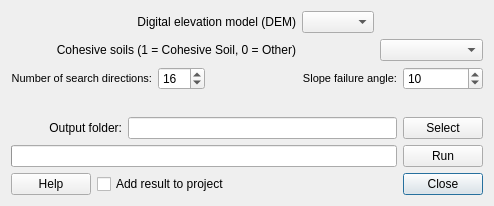
<?xml version="1.0" encoding="UTF-8"?>
<ui version="4.0">
 <class>PotentialSlopeFailureDialogBase</class>
 <widget class="QDialog" name="PotentialSlopeFailureDialogBase">
  <property name="geometry">
   <rect>
    <x>0</x>
    <y>0</y>
    <width>494</width>
    <height>206</height>
   </rect>
  </property>
  <property name="windowTitle">
   <string>Potential Slope Failure</string>
  </property>
  <layout class="QGridLayout" name="gridLayout">
   <item row="7" column="8">
    <widget class="QPushButton" name="pushButton">
     <property name="text">
      <string>Close</string>
     </property>
    </widget>
   </item>
   <item row="7" column="1" colspan="7">
    <widget class="QCheckBox" name="checkBoxIntoCanvas">
     <property name="enabled">
      <bool>true</bool>
     </property>
     <property name="text">
      <string>Add result to project</string>
     </property>
    </widget>
   </item>
   <item row="7" column="0">
    <widget class="QPushButton" name="pushButtonHelp">
     <property name="text">
      <string>Help</string>
     </property>
    </widget>
   </item>
   <item row="6" column="8">
    <widget class="QPushButton" name="runButton">
     <property name="cursor">
      <cursorShape>ArrowCursor</cursorShape>
     </property>
     <property name="text">
      <string>Run</string>
     </property>
    </widget>
   </item>
   <item row="6" column="0" colspan="8">
    <widget class="QProgressBar" name="progressBar">
     <property name="value">
      <number>0</number>
     </property>
     <property name="textVisible">
      <bool>false</bool>
     </property>
    </widget>
   </item>
   <item row="5" column="8">
    <widget class="QPushButton" name="pushButtonSave">
     <property name="text">
      <string>Select</string>
     </property>
    </widget>
   </item>
   <item row="5" column="0" colspan="2">
    <widget class="QLabel" name="label_4">
     <property name="text">
      <string>Output folder:</string>
     </property>
     <property name="alignment">
      <set>Qt::AlignRight|Qt::AlignTrailing|Qt::AlignVCenter</set>
     </property>
    </widget>
   </item>
   <item row="3" column="8">
    <widget class="QSpinBox" name="spinBoxAlt">
     <property name="enabled">
      <bool>true</bool>
     </property>
     <property name="maximum">
      <number>89</number>
     </property>
     <property name="value">
      <number>10</number>
     </property>
    </widget>
   </item>
   <item row="3" column="6" colspan="2">
    <widget class="QLabel" name="label_5">
     <property name="text">
      <string>&lt;!DOCTYPE HTML PUBLIC &quot;-//W3C//DTD HTML 4.0//EN&quot; &quot;http://www.w3.org/TR/REC-html40/strict.dtd&quot;&gt;
&lt;html&gt;&lt;head&gt;&lt;meta name=&quot;qrichtext&quot; content=&quot;1&quot; /&gt;&lt;style type=&quot;text/css&quot;&gt;
p, li { white-space: pre-wrap; }
&lt;/style&gt;&lt;/head&gt;&lt;body style=&quot; font-family:'MS Shell Dlg 2'; font-size:8pt; font-weight:400; font-style:normal;&quot;&gt;
&lt;p style=&quot; margin-top:0px; margin-bottom:0px; margin-left:0px; margin-right:0px; -qt-block-indent:0; text-indent:0px;&quot;&gt;Slope failure angle:&lt;/p&gt;&lt;/body&gt;&lt;/html&gt;</string>
     </property>
     <property name="alignment">
      <set>Qt::AlignRight|Qt::AlignTrailing|Qt::AlignVCenter</set>
     </property>
    </widget>
   </item>
   <item row="3" column="3" colspan="2">
    <widget class="QSpinBox" name="spinBoxIter">
     <property name="enabled">
      <bool>true</bool>
     </property>
     <property name="maximum">
      <number>360</number>
     </property>
     <property name="value">
      <number>16</number>
     </property>
    </widget>
   </item>
   <item row="3" column="0" colspan="3">
    <widget class="QLabel" name="label_8">
     <property name="text">
      <string>&lt;!DOCTYPE HTML PUBLIC &quot;-//W3C//DTD HTML 4.0//EN&quot; &quot;http://www.w3.org/TR/REC-html40/strict.dtd&quot;&gt;
&lt;html&gt;&lt;head&gt;&lt;meta name=&quot;qrichtext&quot; content=&quot;1&quot; /&gt;&lt;style type=&quot;text/css&quot;&gt;
p, li { white-space: pre-wrap; }
&lt;/style&gt;&lt;/head&gt;&lt;body style=&quot; font-family:'MS Shell Dlg 2'; font-size:8pt; font-weight:400; font-style:normal;&quot;&gt;
&lt;p style=&quot; margin-top:0px; margin-bottom:0px; margin-left:0px; margin-right:0px; -qt-block-indent:0; text-indent:0px;&quot;&gt;Number of search directions:&lt;/p&gt;&lt;/body&gt;&lt;/html&gt;</string>
     </property>
     <property name="alignment">
      <set>Qt::AlignRight|Qt::AlignTrailing|Qt::AlignVCenter</set>
     </property>
    </widget>
   </item>
   <item row="4" column="3">
    <spacer name="verticalSpacer">
     <property name="orientation">
      <enum>Qt::Vertical</enum>
     </property>
     <property name="sizeHint" stdset="0">
      <size>
       <width>20</width>
       <height>45</height>
      </size>
     </property>
    </spacer>
   </item>
   <item row="3" column="5">
    <spacer name="horizontalSpacer">
     <property name="orientation">
      <enum>Qt::Horizontal</enum>
     </property>
     <property name="sizeHint" stdset="0">
      <size>
       <width>40</width>
       <height>20</height>
      </size>
     </property>
    </spacer>
   </item>
   <item row="5" column="2" colspan="6">
    <widget class="QLineEdit" name="textOutput"/>
   </item>
   <item row="0" column="0" colspan="6">
    <widget class="QLabel" name="label">
     <property name="text">
      <string>Digital elevation model (DEM)</string>
     </property>
     <property name="alignment">
      <set>Qt::AlignRight|Qt::AlignTrailing|Qt::AlignVCenter</set>
     </property>
    </widget>
   </item>
   <item row="1" column="0" colspan="6">
    <widget class="QLabel" name="label_2">
     <property name="text">
      <string>Cohesive soils (1 = Cohesive Soil, 0 = Other)</string>
     </property>
     <property name="alignment">
      <set>Qt::AlignRight|Qt::AlignTrailing|Qt::AlignVCenter</set>
     </property>
    </widget>
   </item>
   <item row="1" column="7" colspan="2">
    <widget class="QComboBox" name="comboBoxSoil"/>
   </item>
   <item row="0" column="7" colspan="2">
    <widget class="QWidget" name="widgetDEM" native="true"/>
   </item>
   <item row="0" column="6">
    <widget class="QComboBox" name="comboBoxDem"/>
   </item>
  </layout>
 </widget>
 <resources/>
 <connections>
  <connection>
   <sender>pushButton</sender>
   <signal>clicked()</signal>
   <receiver>PotentialSlopeFailureDialogBase</receiver>
   <slot>accept()</slot>
   <hints>
    <hint type="sourcelabel">
     <x>446</x>
     <y>184</y>
    </hint>
    <hint type="destinationlabel">
     <x>246</x>
     <y>102</y>
    </hint>
   </hints>
  </connection>
 </connections>
</ui>
